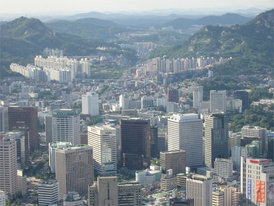
#> input picture dataset/train/city/city-012.jpg, 274 x 206 px, shrunk from 500 x 375 before the run; its folder holds only this picture in this run
$ python Bag.py
#> lines starting #> are read from the running program, lines starting #| are printed output that depends on the picture
### helpers.py
import cv2
import numpy as np
from glob import glob
from sklearn.cluster import KMeans
from sklearn.svm import SVC
from sklearn.preprocessing import StandardScaler
from matplotlib import pyplot as plt

class ImageHelpers:
	def __init__(self):
		self.sift_object = cv2.SIFT_create()

	def gray(self, image):
		gray = cv2.cvtColor(image, cv2.COLOR_BGR2GRAY)
		return gray

	def features(self, image):
		keypoints, descriptors = self.sift_object.detectAndCompute(image, None)
		return [keypoints, descriptors]


class BOVHelpers:
	def __init__(self, n_clusters = 20):
		self.n_clusters = n_clusters
		self.kmeans_obj = KMeans(n_clusters = n_clusters)
		self.kmeans_ret = None
		self.descriptor_vstack = None
		self.mega_histogram = None
		self.clf  = SVC()

	def cluster(self):
		"""
		cluster using KMeans algorithm,

		"""
		self.kmeans_ret = self.kmeans_obj.fit_predict(self.descriptor_vstack)

	def developVocabulary(self,n_images, descriptor_list, kmeans_ret = None):

		"""
		Each cluster denotes a particular visual word
		Every image can be represeted as a combination of multiple
		visual words. The best method is to generate a sparse histogram
		that contains the frequency of occurence of each visual word

		Thus the vocabulary comprises of a set of histograms of encompassing
		all descriptions for all images

		"""

		self.mega_histogram = np.array([np.zeros(self.n_clusters) for i in range(n_images)])
		old_count = 0
		for i in range(n_images):
			l = len(descriptor_list[i])
			for j in range(l):
				if kmeans_ret is None:
					idx = self.kmeans_ret[old_count+j]
				else:
					idx = kmeans_ret[old_count+j]
				self.mega_histogram[i][idx] += 1
			old_count += l
		print ("Vocabulary Histogram Generated")

	def standardize(self, std=None):
		"""

		standardize is required to normalize the distribution
		wrt sample size and features. If not normalized, the classifier may become
		biased due to steep variances.

		"""
		if std is None:
			self.scale = StandardScaler().fit(self.mega_histogram)
			self.mega_histogram = self.scale.transform(self.mega_histogram)
		else:
			print ("STD not none. External STD supplied")
			self.mega_histogram = std.transform(self.mega_histogram)

	def formatND(self, l):
		"""
		restructures list into vstack array of shape
		M samples x N features for sklearn

		"""
		vStack = np.array(l[0])
		for remaining in l[1:]:
			vStack = np.vstack((vStack, remaining))
		self.descriptor_vstack = vStack.copy()
		return vStack

	def train(self, train_labels):
		"""
		uses sklearn.svm.SVC classifier (SVM)


		"""
		# print "Training SVM"
		# print self.clf
		# print "Train labels", train_labels
		self.clf.fit(self.mega_histogram, train_labels)
		# print "Training completed"

	def predict(self, iplist):
		predictions = self.clf.predict(iplist)
		return predictions

	# [16 lines left out: function plotHist, not called in this run]

class FileHelpers:

	def __init__(self):
		pass

	def getFiles(self, path):
		"""
		- returns  a dictionary of all files
		having key => value as  objectname => image path

		- returns total number of files.

		"""
#> called with path = 'dataset/train/'
		imlist = {}
		count = 0
		for each in glob(path + "*"):
			word = each.split("/")[-1]
			print (" #### Reading image category ", word, " ##### ")
			imlist[word] = []
			for imagefile in glob(path+word+"/*"):
				print ("Reading file ", imagefile)
				im = cv2.imread(imagefile, 0)
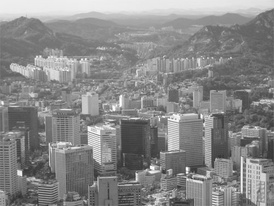
#> im: shape (206, 274); min 47, max 255, mean 135.7
				imlist[word].append(im)
				count +=1
#> pass 2 of the loop in getFiles, `for each in glob(path + "*"):`:
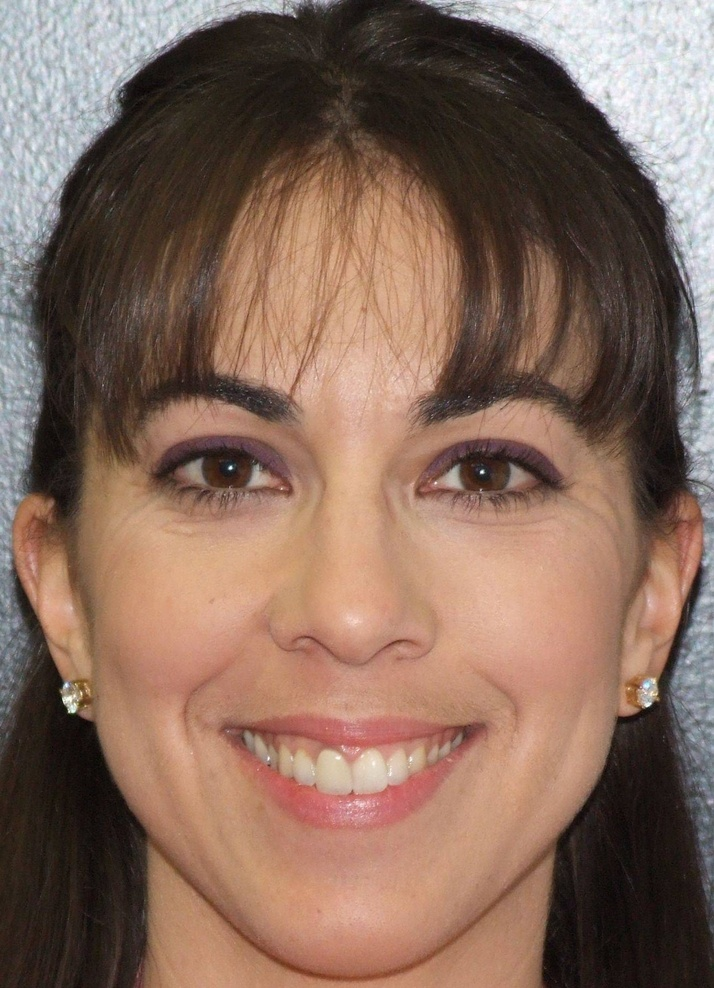
#> input picture dataset/train/face/face-007.jpg, 714 x 988 px, shrunk from 1301 x 1801 before the run
#> in getFiles, `im = cv2.imread(imagefile, 0)`:
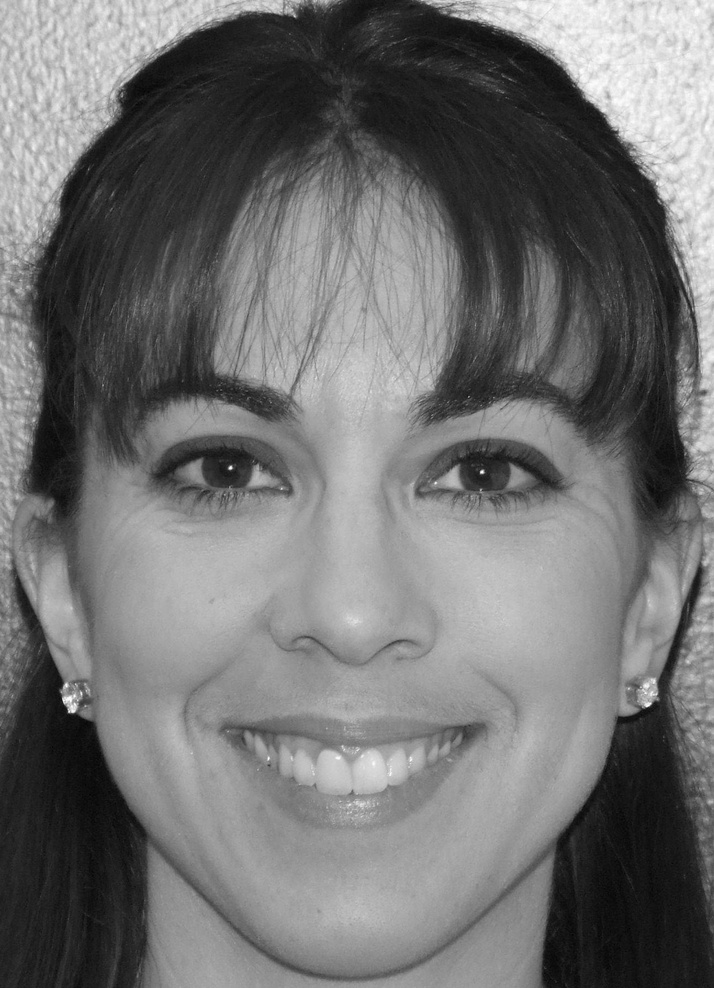
#> im: shape (988, 714); min 1, max 255, mean 112.5

		return [imlist, count]

### Bag.py
import cv2
import numpy as np
from glob import glob
import argparse
from helpers import *
from matplotlib import pyplot as plt


class BOV:
    def __init__(self, no_clusters):
        self.no_clusters = no_clusters
        self.train_path = None
        self.test_path = None
        self.im_helper = ImageHelpers()
        self.bov_helper = BOVHelpers(no_clusters)
        self.file_helper = FileHelpers()
        self.images = None
        self.trainImageCount = 0
        self.train_labels = np.array([])
        self.name_dict = {}
        self.descriptor_list = []

    def trainModel(self):
        """
        This method contains the entire module
        required for training the bag of visual words model

        Use of helper functions will be extensive.

        """

        # read file. prepare file lists.
        self.images, self.trainImageCount = self.file_helper.getFiles(self.train_path)
        # extract SIFT Features from each image
        label_count = 0
        for word, imlist in self.images.items():
            self.name_dict[str(label_count)] = word
            print ("Computing Features for ", word)
            for im in imlist:
                # cv2.imshow("im", im)
                # cv2.waitKey()
                self.train_labels = np.append(self.train_labels, label_count)
                kp, des = self.im_helper.features(im)
                self.descriptor_list.append(des)

            label_count += 1
#> this loop made 2 passes
#> label_count on passes 1 to 2: 1, 2
#> after the loop, label_count = 2; self.descriptor_list = 2 items; self.name_dict = {'0': 'city', '1': 'face'}


        # perform clustering
        bov_descriptor_stack = self.bov_helper.formatND(self.descriptor_list)
#> in formatND, `vStack = np.array(l[0])`:
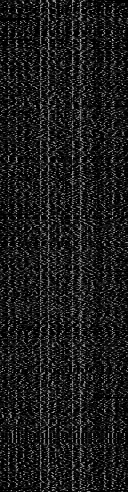
#> vStack: shape (492, 128) float32; min 0, max 207, mean 27.3
#> the loop in formatND, `for remaining in l[1:]:` made 1 pass
#> pass 1, in formatND, `vStack = np.vstack((vStack, remaining))`:
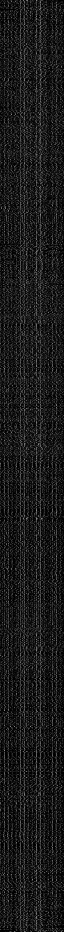
#> vStack: shape (1863, 128) float32 (shown at 1/2 size); min 0, max 207, mean 26.2
        self.bov_helper.cluster()
#> in cluster, `self.kmeans_ret = self.kmeans_obj.fit_predict(self.descriptor_vstack)`: self.kmeans_ret = 1863 values, max 99 at index 113, min 0 at index 173, mean 47.64
        self.bov_helper.developVocabulary(n_images = self.trainImageCount, descriptor_list=self.descriptor_list)
#> the loop in developVocabulary, `for i in range(n_images):` made 2 passes
#> (l, old_count) on passes 1 to 2: (492, 492), (1371, 1863)
#> after the loop in developVocabulary, `for i in range(n_images):`: old_count = 1863

        # show vocabulary trained
        # self.bov_helper.plotHist()


        self.bov_helper.standardize()
        self.bov_helper.train(self.train_labels)


    def recognize(self,test_img, test_image_path=None):

        """
        This method recognizes a single image
        It can be utilized individually as well.


        """

        kp, des = self.im_helper.features(test_img)
        # print kp
        print (des.shape)

        # generate vocab for test image
        vocab = np.array( [[ 0 for i in range(self.no_clusters)]])
        # locate nearest clusters for each of
        # the visual word (feature) present in the image

        # test_ret =<> return of kmeans nearest clusters for N features
        test_ret = self.bov_helper.kmeans_obj.predict(des)
        # print test_ret

        # print vocab
        for each in test_ret:
            vocab[0][each] += 1

        print (vocab)
        # Scale the features
        vocab = self.bov_helper.scale.transform(vocab)

        # predict the class of the image
        lb = self.bov_helper.clf.predict(vocab)
        # print "Image belongs to class : ", self.name_dict[str(int(lb[0]))]
        return lb


    def testModel(self):
        """
        This method is to test the trained classifier

        read all images from testing path
        use BOVHelpers.predict() function to obtain classes of each image

        """

        self.testImages, self.testImageCount = self.file_helper.getFiles(self.test_path)

        predictions = []

        for word, imlist in self.testImages.items():
            print ("processing " ,word)
            for im in imlist:
                # print imlist[0].shape, imlist[1].shape
                print (im.shape)
                cl = self.recognize(im)
                print (cl)
                predictions.append({
                    'image':im,
                    'class':cl,
                    'object_name':self.name_dict[str(int(cl[0]))]
                    })
#> after the loop, predictions = []

        print (predictions)
        for each in predictions:
            # cv2.imshow(each['object_name'], each['image'])
            # cv2.waitKey()
            # cv2.destroyWindow(each['object_name'])
            #
            plt.imshow(cv2.cvtColor(each['image'], cv2.COLOR_GRAY2RGB))
            plt.title(each['object_name'])
            plt.show()
#> this loop made 0 passes


    def print_vars(self):
        pass


if __name__ == '__main__':

    # [9 lines of commented-out code are left out]


    bov = BOV(no_clusters=100)

    # set training paths
    bov.train_path = "dataset/train/"
    # set testing paths
    bov.test_path = "dataset/test/"
    # train the model
    bov.trainModel()
    # test model
    bov.testModel()
